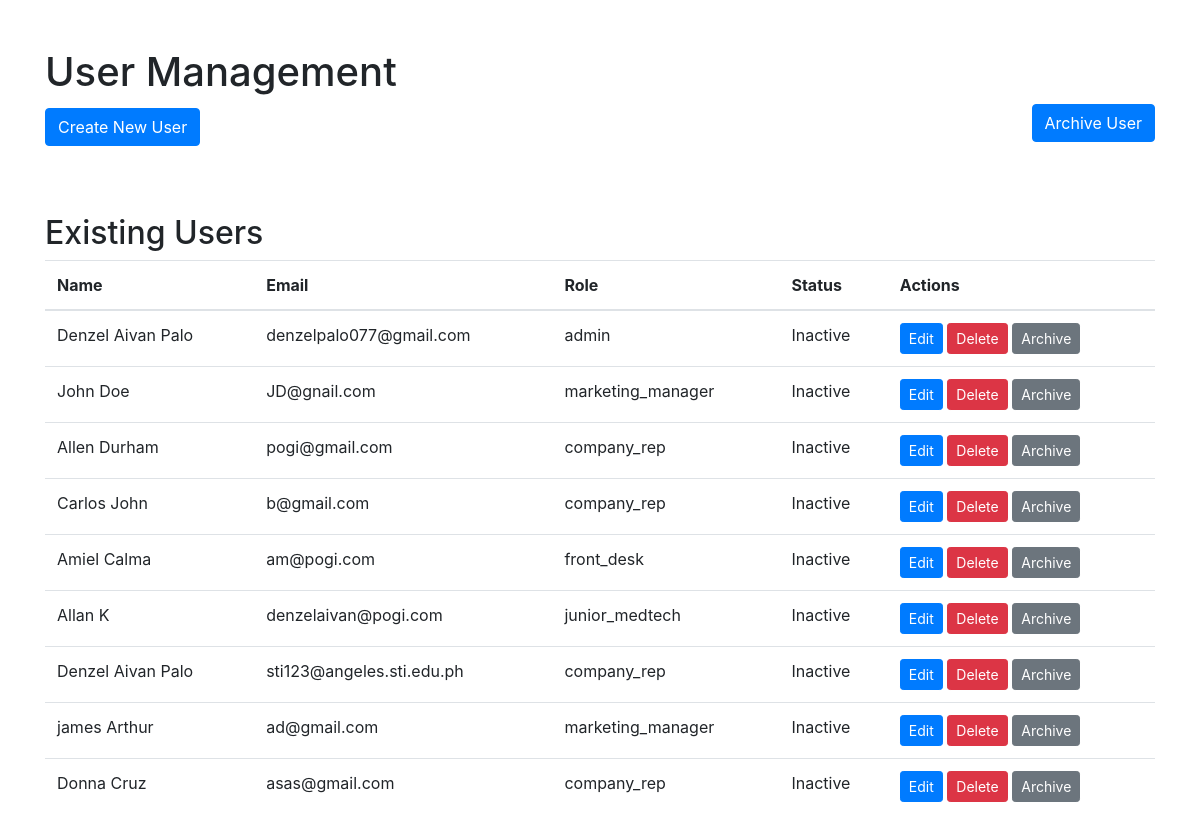
Page /user-management.php (signed in) on the earlier database version.
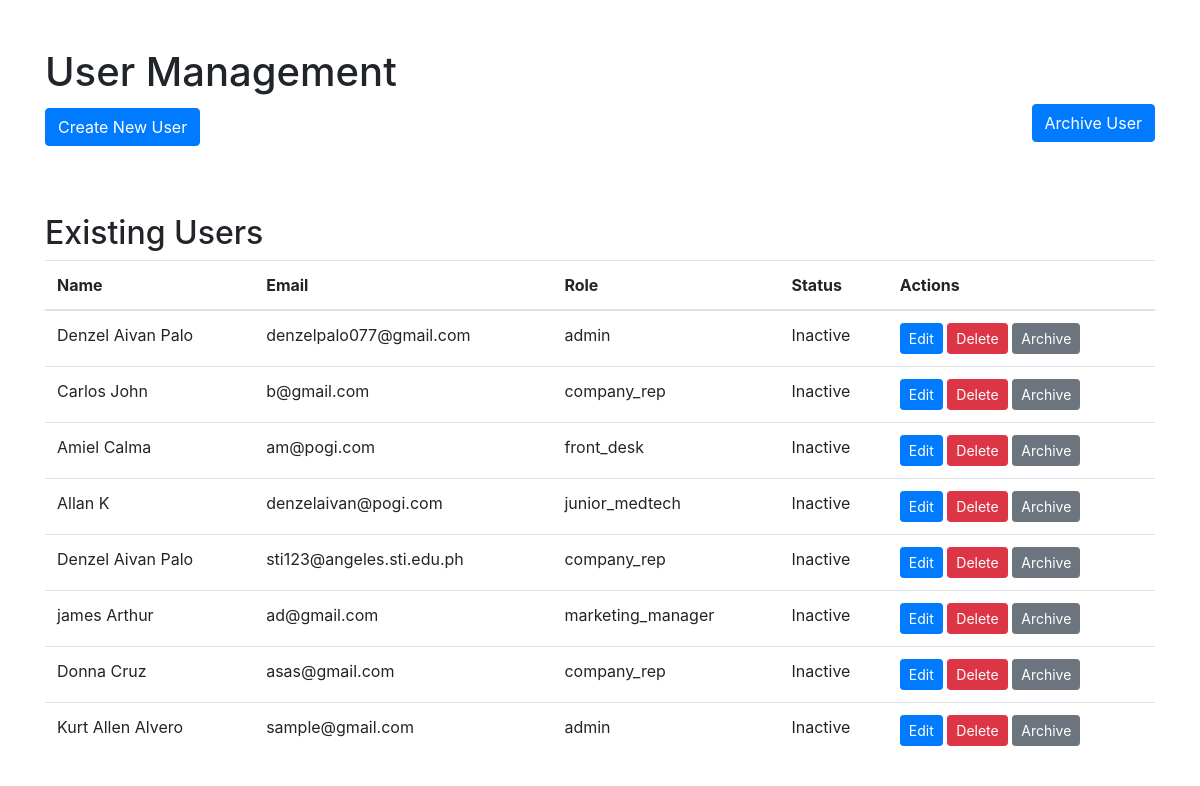
Same page on the later database version.
### tables this page shows
CREATE TABLE `users` (
  `id` int(11) NOT NULL,
  `first_name` varchar(50) NOT NULL,
  `last_name` varchar(50) NOT NULL,
  `birthday` date DEFAULT NULL,
  `email` varchar(100) NOT NULL,
  `contact_number` varchar(20) DEFAULT NULL,
  `address` text DEFAULT NULL,
  `username` varchar(50) NOT NULL,
  `password` varchar(255) NOT NULL,
  `role` enum('admin','marketing_manager','front_desk','junior_medtech','senior_medtech','invoice_manager','company_rep') NOT NULL,
  `created_at` timestamp NOT NULL DEFAULT current_timestamp(),
  `company_id` int(11) DEFAULT NULL,
  `status` enum('active','inactive','archived') NOT NULL DEFAULT 'inactive'
);

### user-management.php (the view, shortened to what this page needs)
<?php
include 'db_connection.php';
$result = $conn->query("SELECT * FROM users WHERE status IN ('active', 'inactive') ORDER BY id ASC");
$users = $result->fetch_all(MYSQLI_ASSOC);
?>
<!DOCTYPE html>
<html lang="en">
<head>
    <link href="user-management.css" rel="stylesheet">
    <link rel="stylesheet" href="https://stackpath.bootstrapcdn.com/bootstrap/4.5.2/css/bootstrap.min.css">
</head>
<body>
    <div class="container mt-5">
        <h1>User Management</h1>
        <div style="display: flex; justify-content: space-between; align-items: center; margin-bottom: 20px;">
            <button id="showCreateUserForm" class="btn btn-primary mb-3">Create New User</button>
            <a href="ArchiveUsers.php" id="archiveUser" class="btn btn-primary mb-4">Archive User</a>
        </div>
        <h2 class="mt-5">Existing Users</h2>
                <table class="table">
                    <thead>
                        <tr>
                            <th>Name</th>
                            <th>Email</th>
                            <th>Role</th>
                            <th>Status</th>
                            <th>Actions</th>
                        </tr>
                    </thead>
                    <tbody>
                        <?php foreach ($users as $user): ?>
                        <tr>
                            <td><?php echo htmlspecialchars($user['first_name'] . ' ' . $user['last_name']); ?></td>
                            <td><?php echo htmlspecialchars($user['email']); ?></td>
                            <td><?php echo htmlspecialchars($user['role']); ?></td>
                            <td><?php echo ucfirst($user['status']); ?></td>
                            <td>
                                <a href="edit_user.php?id=<?php echo $user['id']; ?>" class="btn btn-sm btn-primary">Edit</a>
                                <form action="" method="POST" class="d-inline">
                                    <button type="submit" class="btn btn-sm btn-danger" onclick="return confirm('Are you sure you want to delete this user?')">Delete</button>
                                </form>
                                <form action="" method="POST" class="d-inline">
                                    <button type="submit" class="btn btn-sm btn-secondary" onclick="return confirm('Are you sure you want to archive this user?')">Archive</button>
                                </form>
                            </td>
                        </tr>
                        <?php endforeach; ?>
                    </tbody>
                </table>
</body>
</html>

Differences in the rows shown:
no longer on this page (row edited): users: first_name+last_name "John Doe", email "JD@gnail.com", role "marketing_manager", status "Inactive"
no longer on this page (row edited): users: first_name+last_name "Allen Durham", email "pogi@gmail.com", role "company_rep", status "Inactive"
added users: first_name+last_name "Kurt Allen Alvero", email "sample@gmail.com", role "admin", status "Inactive"
